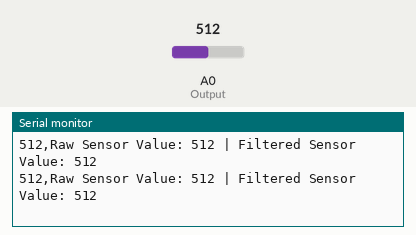
Bench run of a sketch on a simulated Arduino Uno, built with avr-gcc and run on an emulated ATmega328P. On the bench: the last lines printed to the serial monitor. The test bench sets the inputs (shaded band); at power-on: A0 (Output) = 512.

Above: at 4.2 s.
4.3 s: A0 (Output) set to 993
At 4.3 s:
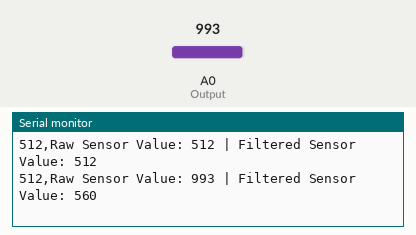
7.3 s: A0 (Output) set to 1013
At 14.71 s:
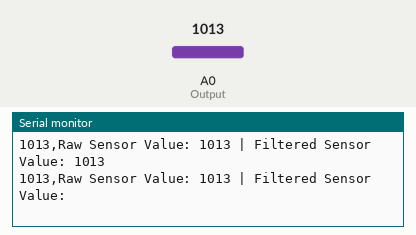
Timing chart, 0 to 14.8 s (numbered marks = the images above; inputs shaded):
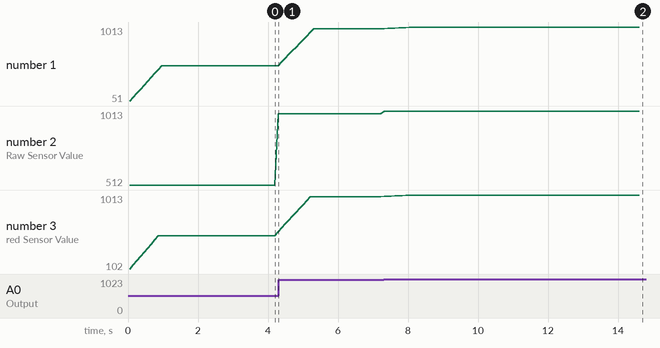

Measured:
- the behaviour switches between 999 and 1000 on A0 (Output) (found by bisection; images 1 and 2)
- after the input at 7.3 s, the serial monitor: prints a new line at once (image 2)
- plotted number 1: 512 → 993 after the input at 4.3 s, 993 → 1013 after the input at 7.3 s
- plotted number 2: 993 → 1013 after the input at 7.3 s
- plotted number 3: 560 → 993 after the input at 4.3 s, 993 → 1013 after the input at 7.3 s

The sketch:

AD8232_HCO5_Coding.ino
```cpp
const int LOminus = 5;
const int LOplus  = 6;
const int Output  = A0;
const int numReadings = 10; // Number of readings to average
int sensorValues[numReadings]; // Array to store sensor values
int index = 0; // Index for sensorValues
int total = 0; // Total sum of sensor values
int sensorVal = 0; // Filtered sensor value

void setup() {
  // Initialize the serial communication
  Serial.begin(9600);
  pinMode(LOminus, INPUT); // Setup for leads off detection LO +
  pinMode(LOplus, INPUT); // Setup for leads off detection LO -
  pinMode(Output, INPUT); // Setup for Output detection
}

void loop() {
  // Read from the AD8232 output
  sensorVal = analogRead(Output);

  // Implement a simple moving average filter
  total = total - sensorValues[index];
  sensorValues[index] = sensorVal;
  total = total + sensorValues[index];
  index = (index + 1) % numReadings;
  int filteredSensorVal = total / numReadings;

  // Print the raw and filtered sensor values
  Serial.print("Raw Sensor Value: ");
  Serial.print(sensorVal);
  Serial.print(" | Filtered Sensor Value: ");
  Serial.println(filteredSensorVal);

  // Visualize the data on the serial plotter
  Serial.print(filteredSensorVal);
  Serial.print(",");

  // Add a slight delay for stability
  delay(100);
}
```
